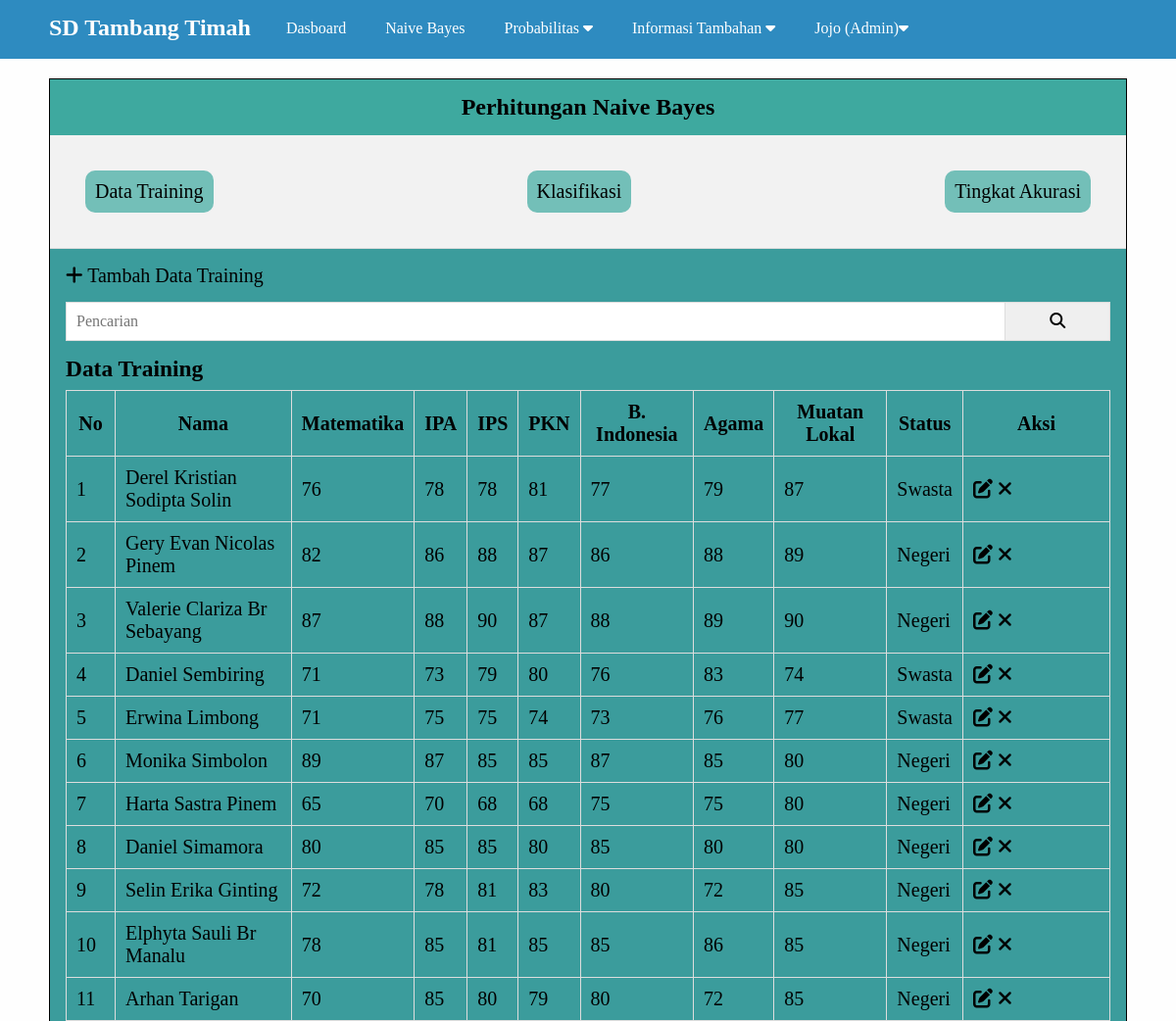
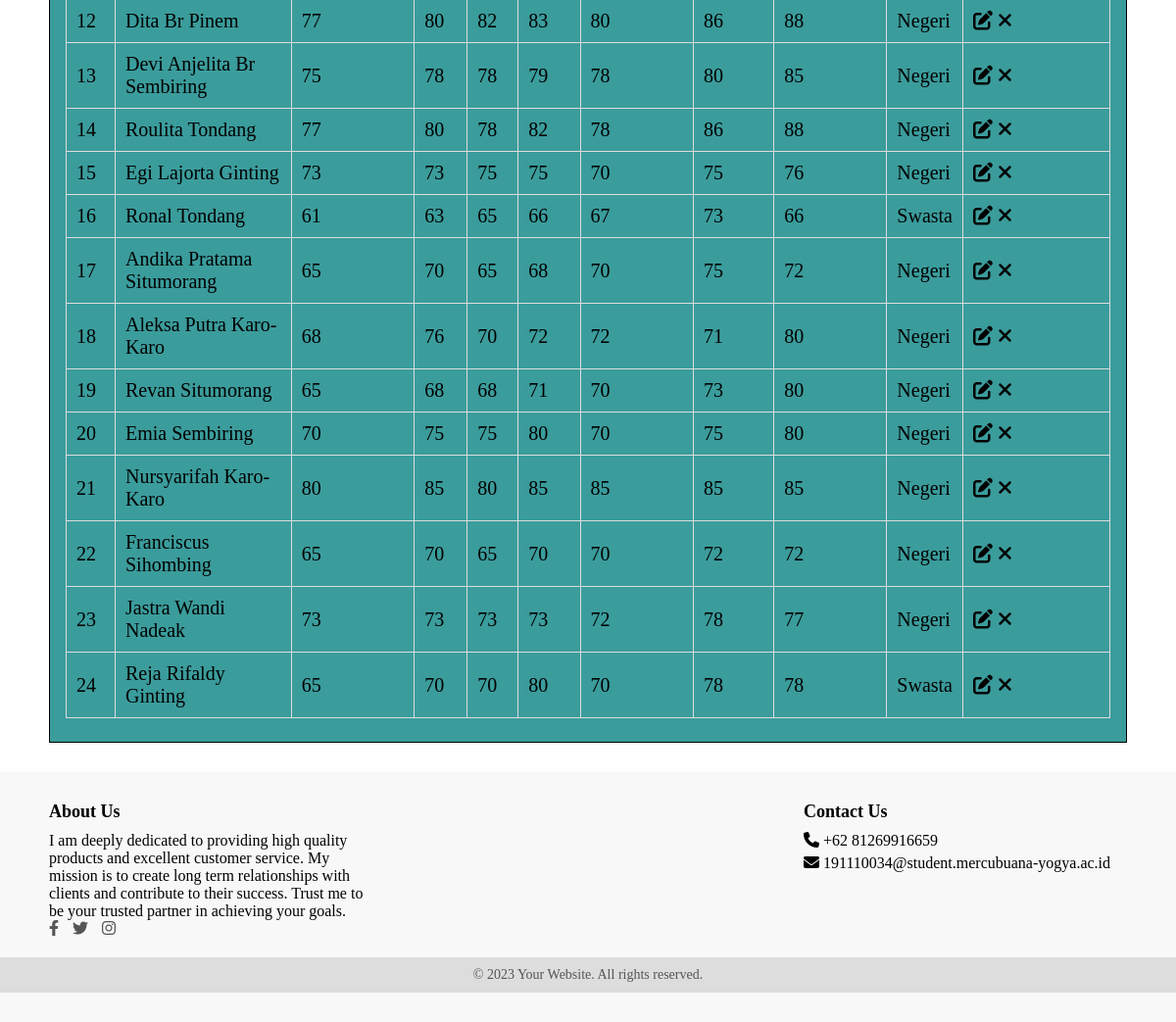
Screenshot of /admin/data_training.php (signed in) with the database file from the repository (2 pictures, top to bottom).
### tables this page shows
CREATE TABLE `data_training` (
  `id_data` int(11) NOT NULL,
  `id` int(11) NOT NULL,
  `nama_pengguna` varchar(50) NOT NULL,
  `nama` varchar(50) NOT NULL,
  `matematika` int(3) NOT NULL,
  `ipa` int(3) NOT NULL,
  `ips` int(3) NOT NULL,
  `pkn` int(3) NOT NULL,
  `indo` int(3) NOT NULL,
  `agama` int(3) NOT NULL,
  `muatan_lokal` int(3) NOT NULL,
  `status` enum('Negeri','Swasta') NOT NULL
);

### admin/data_training.php (the view, shortened to what this page needs)
<?php include 'header.php' ?>
		<div class="content">
			<div class="container">
				<div class="box">
				<div class="teks_header">
					<h2>Perhitungan Naive Bayes</h2>
				</div>
				<div class="box-header">
                    <ul class="header_naive">
                            <li><a href="#data_training">Data Training</a></li>
                            <li><a href="klasifikasi_naive.php">Klasifikasi</a></li>
                            <li><a href="tingkat_akurasi.php">Tingkat Akurasi</a></li>
                    </ul>
                </div>
				<div class="box-body">
					<a href="tambah-training.php" class="text-green"><i class="fa fa-plus"></i> Tambah Data Training</a>
					<form action="">
						<div class="input-group">
							<input type="text" name="key" placeholder="Pencarian">
							<button type="submit"><i class="fa fa-search" ></i></button>
						</div>
					</form>
					<table class="table">
                        <h3 id_data="data_training">Data Training</h3>
						<thead>
							<tr>
								<th>No</th>
								<th>Nama</th>
								<th>Matematika</th>
								<th>IPA</th>
								<th>IPS</th>
								<th>PKN</th>
								<th>B. Indonesia</th>
								<th>Agama</th>
								<th>Muatan Lokal</th>
								<th>Status</th>
								<th>Aksi</th>
							</tr>
						</thead>
						<tbody>
							<?php
							$no =1;
								$where = " WHERE 1=1";
							$data_training = mysqli_query ($conn, "SELECT * fROM data_training $where ORDER BY id_data DESC");
								if (mysqli_num_rows($data_training) > 0 ) {
								 	while ($p = mysqli_fetch_array ($data_training)) {
							 ?>
							<tr>
								<td><?= $no++ ?></td>
								<td><?= $p['nama'] ?></td>
								<td><?= $p['matematika'] ?></td>
								<td><?= $p['ipa'] ?></td>
								<td><?= $p['ips'] ?></td>
								<td><?= $p['pkn'] ?></td>
								<td><?= $p['indo'] ?></td>
								<td><?= $p['agama'] ?></td>
								<td><?= $p['muatan_lokal'] ?></td>
								<td><?= $p['status'] ?></td>
								<td>
								<a href="edit-training.php ?id_data=<?= $p['id_data']?>"  title="Edit Data" class="text-orange"><i class="fa fa-edit"></i></a>
									<a href="hapus.php ?id_data=<?= $p['id_data']?>" onclick="return confirm('yakin ingin menghapus ?')"title="Hapus Data" class="text-red"><i class="fa fa-times"></i></a>
								</td>
							</tr>
							<?php }}else {	?>
										<tr>
											<td colspan="5">Data Tidak Ditemukan</td>
										</tr>
										<?php } ?>
						</tbody>
					</table>
				</div>
			</div>
		</div>
	</div>
<?php include 'footer.php' ?>

### assets/css/style.css (style rules this page uses)
* { margin: 0; padding: 0; font-family: 'Arvo', serif; box-sizing: border-box; }
a { text-decoration: none; }
.container { width: 1140px; margin: 0 auto; }
.bg-light { background-color: #fefefe; }
.box { border:1px solid #000000; background-color: #3EA99F; }
.box-header { padding: 16px; border-bottom: 1px solid #ddd; background-color: #f2f2f2; }
.box-body { padding: 16px; background-color: #3B9C9C; font-size: 20px; }
form { margin: 15px 0; }
.content { padding: 80px 0 30px 0; }
.table { width: 100%; border-collapse: collapse; margin: 8px 0; }
.table th, .table td { border: 1px solid #ddd; padding: 10px; }
.table th:first-child { width: 50px; text-align: center; }
.table th:last-child { width: 150px; text-align: center; }
.text-red { color: #000000; }
.text-orange { color: #000000; }
.text-green { color: #000000; }
.input-group:after { content: ""; clear: both; display: block; }
.input-group input[type="text"] { width: 90%; padding: 10px; font-size: 16px; float: left; border: 1px solid #ddd; }
.input-group button { width: 10%; padding: 10px; font-size: 16px; float: left; border: 1px solid #ddd; border-left: none; }
.box .teks_header h2 { text-align: center; margin: 15px; }
.header_naive { display: flex; justify-content: space-between; align-items: center; margin: 15px; padding: 5px; list-style: none; }
.header_naive li { background-color: #73bfb8; border-radius: 10px; padding: 10px; }
.header_naive li a { font-size: 20px; color: #000000; }

### admin/footer.php (style rules this page uses)
.container { max-width: 1200px; margin: 0 auto; padding: 0 20px; }

### rows the page displays
data_training: nama "Derel Kristian Sodipta Solin", matematika "76", ipa "78", ips "78", pkn "81", indo "77", agama "79", muatan_lokal "87", status "Swasta"
data_training: nama "Gery Evan Nicolas Pinem", matematika "82", ipa "86", ips "88", pkn "87", indo "86", agama "88", muatan_lokal "89", status "Negeri"
data_training: nama "Valerie Clariza Br Sebayang", matematika "87", ipa "88", ips "90", pkn "87", indo "88", agama "89", muatan_lokal "90", status "Negeri"
data_training: nama "Daniel Sembiring", matematika "71", ipa "73", ips "79", pkn "80", indo "76", agama "83", muatan_lokal "74", status "Swasta"
data_training: nama "Erwina Limbong", matematika "71", ipa "75", ips "75", pkn "74", indo "73", agama "76", muatan_lokal "77", status "Swasta"
data_training: nama "Monika Simbolon", matematika "89", ipa "87", ips "85", pkn "85", indo "87", agama "85", muatan_lokal "80", status "Negeri"
data_training: nama "Harta Sastra Pinem", matematika "65", ipa "70", ips "68", pkn "68", indo "75", agama "75", muatan_lokal "80", status "Negeri"
data_training: nama "Daniel Simamora", matematika "80", ipa "85", ips "85", pkn "80", indo "85", agama "80", muatan_lokal "80", status "Negeri"
data_training: nama "Selin Erika Ginting", matematika "72", ipa "78", ips "81", pkn "83", indo "80", agama "72", muatan_lokal "85", status "Negeri"
data_training: nama "Elphyta Sauli Br Manalu", matematika "78", ipa "85", ips "81", pkn "85", indo "85", agama "86", muatan_lokal "85", status "Negeri"
data_training: nama "Arhan Tarigan", matematika "70", ipa "85", ips "80", pkn "79", indo "80", agama "72", muatan_lokal "85", status "Negeri"
data_training: nama "Dita Br Pinem", matematika "77", ipa "80", ips "82", pkn "83", indo "80", agama "86", muatan_lokal "88", status "Negeri"
data_training: nama "Devi Anjelita Br Sembiring", matematika "75", ipa "78", ips "78", pkn "79", indo "78", agama "80", muatan_lokal "85", status "Negeri"
data_training: nama "Roulita Tondang", matematika "77", ipa "80", ips "78", pkn "82", indo "78", agama "86", muatan_lokal "88", status "Negeri"
data_training: nama "Egi Lajorta Ginting", matematika "73", ipa "73", ips "75", pkn "75", indo "70", agama "75", muatan_lokal "76", status "Negeri"
data_training: nama "Ronal Tondang", matematika "61", ipa "63", ips "65", pkn "66", indo "67", agama "73", muatan_lokal "66", status "Swasta"
data_training: nama "Andika Pratama Situmorang", matematika "65", ipa "70", ips "65", pkn "68", indo "70", agama "75", muatan_lokal "72", status "Negeri"
data_training: nama "Aleksa Putra Karo-Karo", matematika "68", ipa "76", ips "70", pkn "72", indo "72", agama "71", muatan_lokal "80", status "Negeri"
data_training: nama "Revan Situmorang", matematika "65", ipa "68", ips "68", pkn "71", indo "70", agama "73", muatan_lokal "80", status "Negeri"
data_training: nama "Emia Sembiring", matematika "70", ipa "75", ips "75", pkn "80", indo "70", agama "75", muatan_lokal "80", status "Negeri"
data_training: nama "Nursyarifah Karo-Karo", matematika "80", ipa "85", ips "80", pkn "85", indo "85", agama "85", muatan_lokal "85", status "Negeri"
data_training: nama "Franciscus Sihombing", matematika "65", ipa "70", ips "65", pkn "70", indo "70", agama "72", muatan_lokal "72", status "Negeri"
data_training: nama "Jastra Wandi Nadeak", matematika "73", ipa "73", ips "73", pkn "73", indo "72", agama "78", muatan_lokal "77", status "Negeri"
data_training: nama "Reja Rifaldy Ginting", matematika "65", ipa "70", ips "70", pkn "80", indo "70", agama "78", muatan_lokal "78", status "Swasta"

### other values shown
$_SESSION['uname'] "Jojo"
$_SESSION['ulevel'] "Admin"
